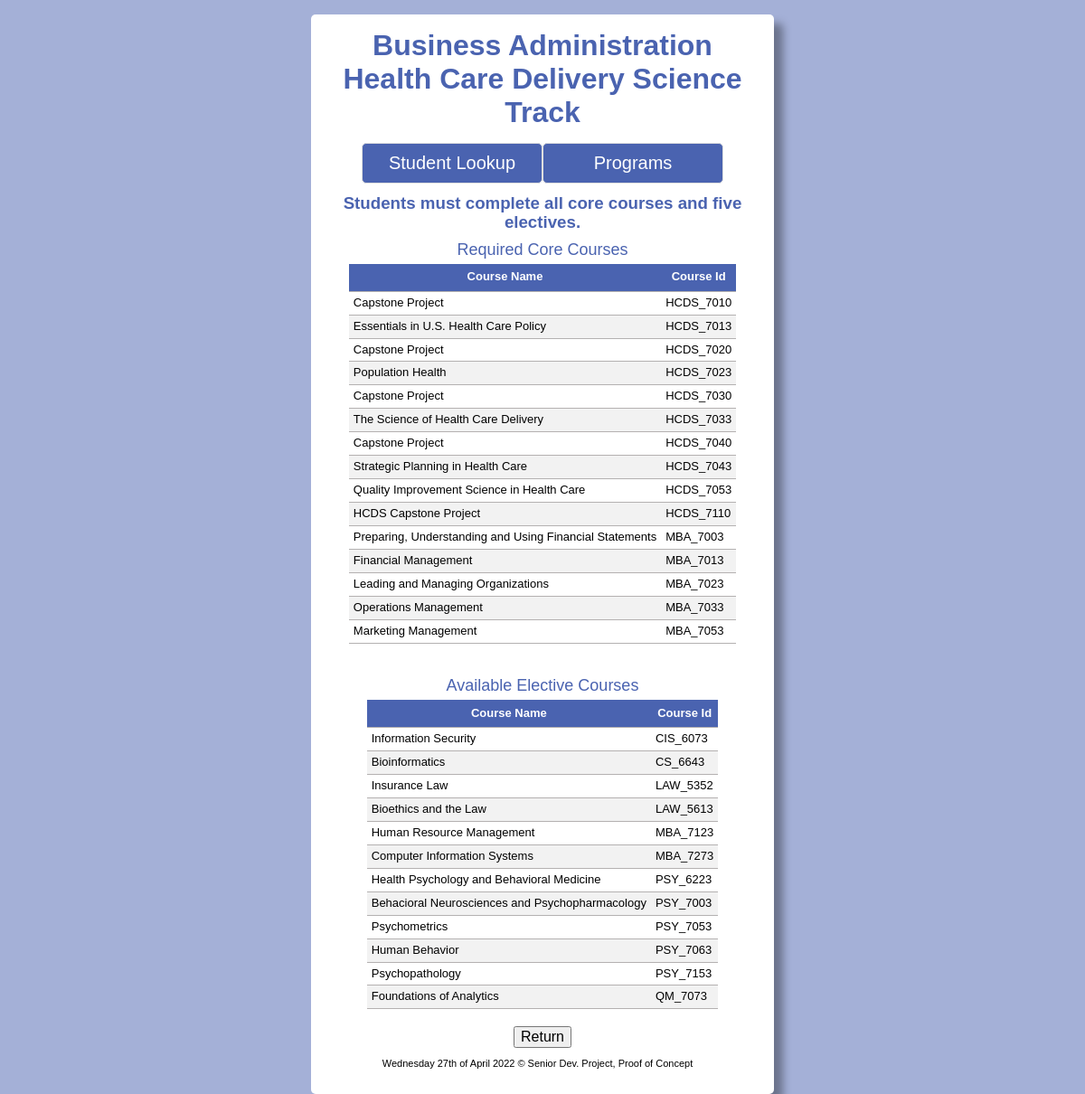
Screenshot of /SDP/scripts/program/mba_hcds.php with the database file from the repository.
### tables this page shows
CREATE TABLE IF NOT EXISTS courses(
course_id VARCHAR(20) NOT NULL,
course_name VARCHAR(100),
PRIMARY KEY(course_id)
);

### SDP/scripts/program/mba_hcds.php (the view, shortened to what this page needs)
<?php
require_once('../echoHTML.php');
require_once('../database.php');
echo '
<!DOCTYPE html>
<html lang="en">
  <head>
    <meta charset="UTF-8" />
    <meta http-equiv="X-UA-Compatible" content="IE=edge" />
    <meta name="viewport" content="width=device-width, initial-scale=1.0" />
    <link rel="stylesheet" href="../../styles/normalize.css" />
    <link rel="stylesheet" href="../../styles/grad_check.css" />
    <title>MBA: Health Care Del.</title>
  </head> ';
echo '<br><h3>Students must complete all core courses and five electives.</h3>';
try {
  $sql = "
    SELECT C.course_name, C.course_id
      FROM requirements AS R, courses AS C
      WHERE R.course_id = C.course_id
      AND R.program_id = 2077
      AND R.course_type = 'C'
      ORDER BY C.course_id;
    ";
  $stmt = $db->query($sql);
  echo '
        <table class="data">
        <caption>Required Core Courses</caption>
        <thead>
         <tr>
           <th>Course Name</th>
           <th>Course Id</th>
         </tr>
        </thead>
        <tbody>';
  while ($row = $stmt->fetch(PDO::FETCH_ASSOC)) {
    echo '
                <tr>
                    <td>' . $row['course_name'] . '</td>
                    <td>' . $row['course_id'] . '</td>
                </tr>';
  }
  echo '</tbody>
     </table><br>';
} catch (PDOException $e) {
  echo $e->getMessage();
}
try {
  $sql = "
  SELECT C.course_name, C.course_id
    FROM requirements AS R, courses AS C
    WHERE R.course_id = C.course_id
    AND R.program_id = 2077
    AND R.course_type = 'E'
    ORDER BY C.course_id;
  ";
  $stmt = $db->query($sql);
  echo '
  <br>
      <table class="data">
      <caption>Available Elective Courses</caption>
      <thead>
       <tr>
         <th>Course Name</th>
         <th>Course Id</th>
       </tr>
      </thead>
      <tbody>';
  while ($row = $stmt->fetch(PDO::FETCH_ASSOC)) {
    echo '
              <tr>
                  <td>' . $row['course_name'] . '</td>
                  <td>' . $row['course_id'] . '</td>
              </tr>';
  }
  echo '</tbody>
   </table><br>';
} catch (PDOException $e) {
  echo $e->getMessage();
}
echo '
<div id="backButton">
<a href="../programs.php"><button class="button1">Return</button></a></div>
';

### SDP/styles/grad_check.css (style rules this page uses)
html { background: rgba(74, 99, 176,.5); background-repeat: no-repeat; background-position: center; background-size: cover; height: 100%; }
body { font-family:'Trebuchet MS', 'Lucida Sans Unicode', 'Lucida Grande', 'Lucida Sans', Arial, sans-serif; margin: 1em; padding: 0; }
h1, h3 { text-align: center; color: rgb(74, 99, 176); margin: 0 0 0.5em; }
table, th, td { border-bottom: 1px solid #b4b1b1; border-collapse: collapse; text-align: left; padding: 5px; }
th { text-align: center; height: 20px; background-color: rgb(74, 99, 176); color: white; }
tr:nth-child(even) { background-color: #f2f2f2; }
caption { font-size: large; padding-bottom: 5px; text-decoration: wavy; color: rgb(74, 99, 176); }
.data, label { margin: auto; font-size: small; width: 40%; }
.data, span { width: auto; }
#backButton { text-align: center; }
#backButton a { text-decoration: none; }

### rows the page displays
courses: course_name "Capstone Project", course_id "HCDS_7010"
courses: course_name "Essentials in U.S. Health Care Policy", course_id "HCDS_7013"
courses: course_name "Capstone Project", course_id "HCDS_7020"
courses: course_name "Population Health", course_id "HCDS_7023"
courses: course_name "Capstone Project", course_id "HCDS_7030"
courses: course_name "The Science of Health Care Delivery", course_id "HCDS_7033"
courses: course_name "Capstone Project", course_id "HCDS_7040"
courses: course_name "Strategic Planning in Health Care", course_id "HCDS_7043"
courses: course_name "Quality Improvement Science in Health Care", course_id "HCDS_7053"
courses: course_name "HCDS Capstone Project", course_id "HCDS_7110"
courses: course_name "Preparing, Understanding and Using Financial Statements", course_id "MBA_7003"
courses: course_name "Financial Management", course_id "MBA_7013"
courses: course_name "Leading and Managing Organizations", course_id "MBA_7023"
courses: course_name "Operations Management", course_id "MBA_7033"
courses: course_name "Marketing Management", course_id "MBA_7053"
courses: course_name "Information Security", course_id "CIS_6073"
courses: course_name "Bioinformatics", course_id "CS_6643"
courses: course_name "Insurance Law", course_id "LAW_5352"
courses: course_name "Bioethics and the Law", course_id "LAW_5613"
courses: course_name "Human Resource Management", course_id "MBA_7123"
courses: course_name "Computer Information Systems", course_id "MBA_7273"
courses: course_name "Health Psychology and Behavioral Medicine", course_id "PSY_6223"
courses: course_name "Behacioral Neurosciences and Psychopharmacology", course_id "PSY_7003"
courses: course_name "Psychometrics", course_id "PSY_7053"
courses: course_name "Human Behavior", course_id "PSY_7063"
courses: course_name "Psychopathology", course_id "PSY_7153"
courses: course_name "Foundations of Analytics", course_id "QM_7073"

### other values shown
$h1 "Business Administration Health Care Delivery Science Track"
